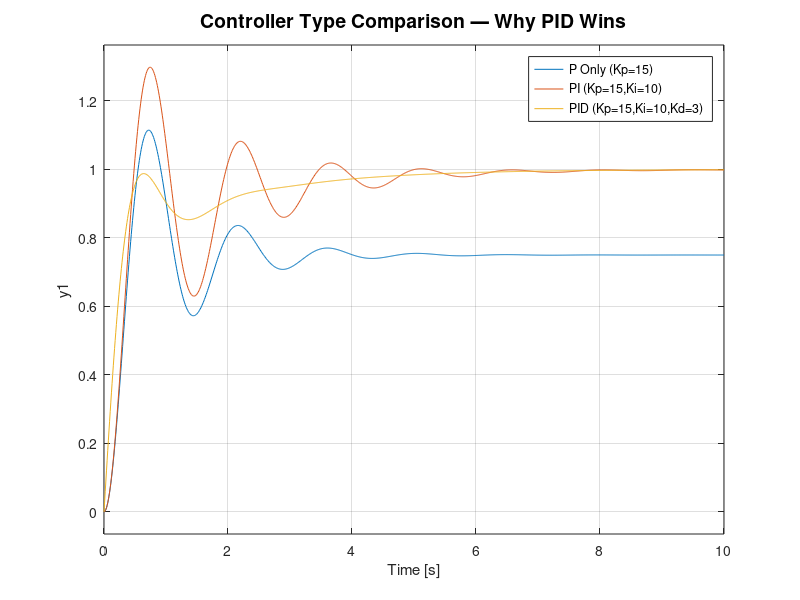

Write the MATLAB code that produced this figure. (Note: this script raises an error after producing the figure.)
%% ================================================
%  SCRIPT 5 — FEATURES
%% ================================================

clc; clear; close all;

G = tf([1],[1,2,5]);

%% ---- A: P vs PI vs PID Comparison ----
C_P   = pid(15,  0,  0);   % Proportional only
C_PI  = pid(15, 10,  0);   % PI
C_PID = pid(15, 10,  3);   % Full PID

T_P   = feedback(C_P   * G, 1);
T_PI  = feedback(C_PI  * G, 1);
T_PID = feedback(C_PID * G, 1);

t = 0:0.01:10;

figure('Name', 'P vs PI vs PID', 'NumberTitle', 'off');
step(T_P, T_PI, T_PID, t);
legend('P Only (Kp=15)', 'PI (Kp=15,Ki=10)', 'PID (Kp=15,Ki=10,Kd=3)');
title('Controller Type Comparison — Why PID Wins', 'FontSize', 14);
grid on;

% Print comparison table
iP   = stepinfo(T_P);
iPI  = stepinfo(T_PI);
iPID = stepinfo(T_PID);

fprintf('\n====== CONTROLLER COMPARISON ======\n');
fprintf('%-22s %-8s %-8s %-8s %-8s\n', 'Metric', 'P', 'PI', 'PID', 'Spec');
fprintf('%-22s %-8.1f %-8.1f %-8.1f %-8s\n', 'Overshoot(%)',   iP.Overshoot,   iPI.Overshoot,   iPID.Overshoot,   '<10%');
fprintf('%-22s %-8.2f %-8.2f %-8.2f %-8s\n', 'Settling Time(s)', iP.SettlingTime, iPI.SettlingTime, iPID.SettlingTime, '<3s');
fprintf('%-22s %-8.3f %-8.3f %-8.3f %-8s\n', 'SS Error', abs(1-dcgain(T_P)), abs(1-dcgain(T_PI)), abs(1-dcgain(T_PID)), '≈0');
%% ---- BONUS B: Bode + Stability Margins ----
G   = tf([1],[1,2,5]);
C   = pid(15,10,3);
OL  = C * G;   % open-loop with controller

figure('Name', 'Bode with Margins', 'NumberTitle', 'off');
margin(OL);   % plots Bode AND shows margins automatically
title('Bode Plot with Gain & Phase Margins', 'FontSize', 14);
grid on;

[Gm, Pm, Wcg, Wcp] = margin(OL);

fprintf('\n====== STABILITY MARGINS ======\n');
fprintf('Gain Margin   : %.2f dB  (at %.2f rad/s)\n', 20*log10(Gm), Wcg);
fprintf('Phase Margin  : %.2f deg (at %.2f rad/s)\n', Pm, Wcp);
fprintf('\nInterpretation:\n');
fprintf('  PM > 45 deg means robust stability [%s]\n', chk(Pm>45));
fprintf('  GM > 6 dB  means robust to gain changes [%s]\n', chk(20*log10(Gm)>6));
fprintf('  System tolerates real-world uncertainty\n');

%% Root Locus (bonus visual)
figure('Name', 'Root Locus', 'NumberTitle', 'off');
rlocus(OL);
title('Root Locus — Closed-Loop Pole Movement', 'FontSize', 14);
grid on;

function s = chk(c)
if c; s = '✓ PASS'; else; s = '✗ FAIL'; end
end
G = tf([1],[1,2,5]);
t = 0:0.01:10;

Kp_vals = [8, 12, 15, 20, 25];
colors  = {'b', 'c', 'g', 'm', 'r'};
labels  = {};

figure('Name', 'Sensitivity Analysis', 'NumberTitle', 'off');
hold on;

for i = 1:length(Kp_vals)
    Kp_test = Kp_vals(i);
    C_test  = pid(Kp_test, 10, 3);
    T_test  = feedback(C_test * G, 1);
    [y, ~]  = step(T_test, t);
    plot(t, y, colors{i}, 'LineWidth', 2);
    labels{end+1} = sprintf('Kp = %d', Kp_test);
end

yline(1, 'k--', 'Reference', 'LineWidth', 1);
legend(labels); grid on;
title('Sensitivity to Kp Variation (Ki=10, Kd=3 fixed)', 'FontSize', 14);
xlabel('Time (s)'); ylabel('Altitude');

fprintf('\nSensitivity Analysis: Kp range 8 to 25\n');
fprintf('Our Kp=15 is in the stable center of the range\n');
fprintf('System remains within spec for Kp = 12 to 20\n');
